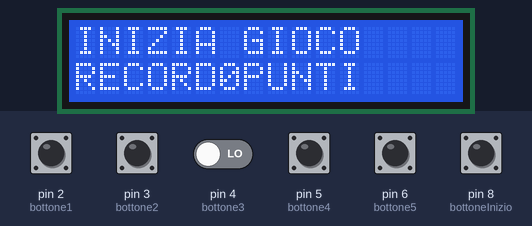
Bench run of a sketch on a simulated Arduino Uno, built with avr-gcc and run on an emulated ATmega328P. Parts: 16×2 character LCD. The inputs (shaded band) are chosen by the test bench; at power-on: pin 2 (bottone1), pin 3 (bottone2), pin 4 (bottone3), pin 5 (bottone4), pin 6 (bottone5), pin 8 (bottoneInizio) LOW. Random numbers use the default seed unless the sketch sets one.

Above: at 1.2 s.
1.3 s: pin 8 (bottoneInizio) pulled HIGH for 0.15 s
At 2.5 s:
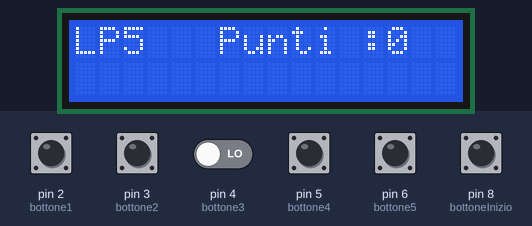
13.7 s: pin 2 (bottone1) pulled HIGH for 1 s
At 15.7 s:
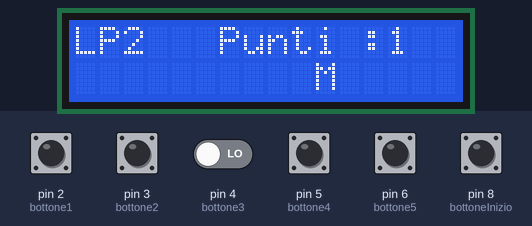
17.7 s: pin 2 (bottone1) driven HIGH and pin 4 (bottone3) driven HIGH
At 22.4 s:
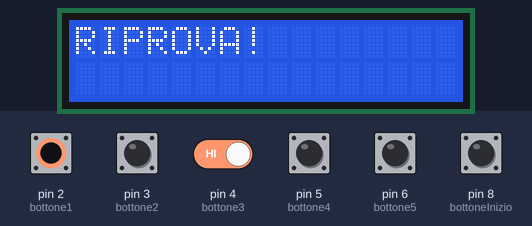
Timing chart, 0 to 23.3 s (numbered marks = the images above; inputs shaded):
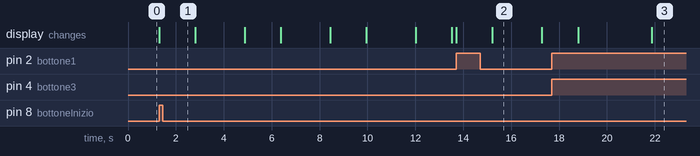

The sketch:

HysaEndi_CacciaPiGreco.ino
```cpp
//dichiarazione variabili

#include <LiquidCrystal_I2C.h>
LiquidCrystal_I2C lcd (0x27, 16, 2);


int bottone1;
int bottone2;
int bottone3;
int bottone4;
int bottone5;
int bottoneInizio;
int record;
int vite;
int posPigreco;
int posbombe;
int puntiPartita_Attuale;
int tempo;


void setup() {
  // put your setup code here, to run once:
   lcd.init();                               //  inizializzazione schermo lcd con modulo i2c
   lcd.backlight();
   bottone1 = 2;
   bottone2 = 3;
   bottone3 = 4;
   bottone4 = 5;
   bottone5 = 6;
   bottoneInizio = 8;
   record = 0;
   vite = 5;
   tempo = 2000;
   puntiPartita_Attuale = 0;


   pinMode (bottoneInizio,INPUT);
   pinMode (bottone1,INPUT);
   pinMode (bottone2,INPUT);
   pinMode (bottone3,INPUT);
   pinMode (bottone4,INPUT);
   pinMode (bottone5,INPUT);


}

void loop() {
  // put your main code here, to run repeatedly:
  inizio();
  premereBottone(bottoneInizio);
  vite = 5;
  puntiPartita_Attuale = 0;
  aggiornaSchermo();
  while (vite > 0)
  {
    delay(1500);
    int rnd1 = random(1, 15);   //crea numero random

    if (rnd1 == 1)   //quando il rsndom è 1 uscirà il bonus
    {
      int posizione = pos();
      int premuto = prem("B", posizione);

      if (premuto == posizione)
      {
        vite++;
      }
    }
    else if (rnd1 == 2) //quando il rsndom è 1 uscirà il malus
    {
      int posizione = pos();
      int premuto = prem("M", posizione);

      if (premuto == posizione)
      {
        vite--;
      }
    }
    else
    {
      int posizione = pos();   //tutti gli altri numeri random saranno i pigreco da premere
      int premuto = prem("π", posizione);

      if (premuto == posizione)
      {
        puntiPartita_Attuale++;
      }
      else
      {
        vite--;
      }
    }

    aggiornaSchermo();
  }

  if (puntiPartita_Attuale > record)
  {
    record = puntiPartita_Attuale;
  }
  aggiornaSchermo();
  lcd.clear();
  lcd.print("RIPROVA!");
  delay(1500);
}


void premereBottone (int bottone)
{
  bool premuto = false;
  while (!premuto)
  {
    if (digitalRead(bottone) == HIGH)
    {
      premuto = true;
    }
  }
}


void aggiornaSchermo ()
{
  lcd.clear();
  lcd.setCursor(0,0);
  lcd.print ("LP" + String(vite));   //LP = LIFE POINTS
  lcd.setCursor (6,0);
  lcd.print ("Punti :" + String(puntiPartita_Attuale));
}

void inizio()
{
  lcd.clear();
  lcd.setCursor (0,0);
  lcd.print ("INIZIA GIOCO");
  lcd.setCursor (0,1);
  lcd.print ("RECORD" + String(record) + "PUNTI");

}


int pos  ()
{
  int posizione;
  int rnd = random (1, 6);    //posiziono il simbolo pigreco in modo random nello schermo lcd
  if (rnd == 1)
  {
    posizione = 4;
  }
  else if (rnd == 2)
  {
    posizione = 7;
  }
  else if (rnd == 3)
  {
    posizione = 13;
  }
  else if (rnd == 4)
  {
    posizione = 2;
  }
  else if (rnd == 5)
  {
    posizione = 10;
  }
  return posizione;
}
int prem(String s, int posizione)
{
  lcd.setCursor (posizione, 1);
  lcd.print (s);

  int i = 0;
  int premuto = -1;
  while (i < tempo)
  {
    if (digitalRead(bottone2) == HIGH)
    {
      premuto = 4;
      break;
    }
    else if (digitalRead(bottone3) == HIGH)
    {
      premuto = 7;
      break;
    }
    else if (digitalRead(bottone5) == HIGH)
    {
      premuto = 13;
      break;
    }
    else if (digitalRead(bottone1) == HIGH)
    {
      premuto = 2;
      break;
    }
    else if (digitalRead(bottone4) == HIGH)
    {
      premuto = 10;
      break;
    }
    i++;
    delay(1);
  }
  return premuto;
}
```

Measured:
- after the input at 1.3 s, the display: changes at once (image 1)
- what the display in image 2 shows lasts 2.1 s, from 15.2 s to 17.3 s
